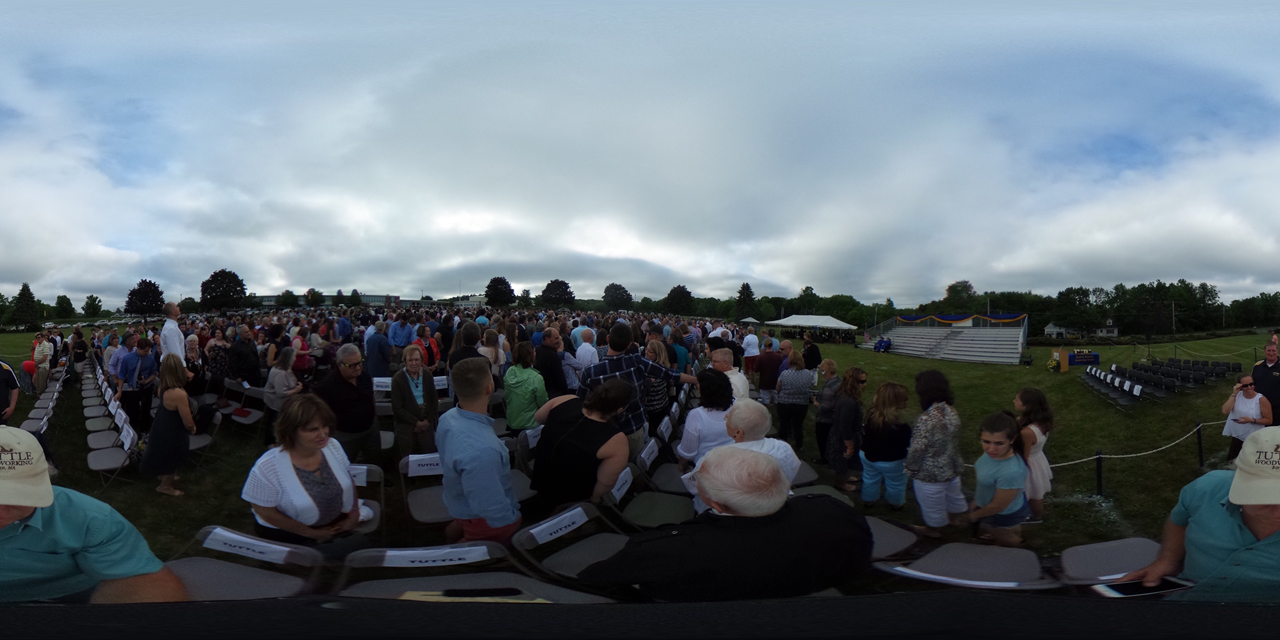
#> input picture dataset/image1.png, 1280 x 640 px
$ python demo.py
#> lines starting #> are read from the running program, lines starting #| are printed output that depends on the picture
#> (reads dataset/std_data.csv from the repository)
# -*- coding: utf-8 -*-

'''
Author: ByronVon
Email: wangy@craiditx.com
Version:
Date: 2020-11-09 10:23:23
LastEditTime: 2020-11-15 22:52:09
'''
import random
import numpy as np
import pandas as pd
from IDT import IDT_VR
import matplotlib.image as img
import matplotlib.pyplot as plt
from matplotlib.patches import Circle

def split_zones(data):
    """输入为一个dataframe，且包含"class_disp"这个状态列，根据注视的状态分区间
    """
    results, init_ix = [], 0

    for i in range(1, data.shape[0]):
        if data["class_disp"][i] == data["class_disp"][i-1]:
            continue
        else:
            # print(init_ix, i, sum(data["class_disp"][init_ix: i]))
            results.append(data.iloc[init_ix:i,:])
            init_ix = i
    return results


def plot_circle(data,picture):

#> called with picture = './dataset/image1.png'
    bg = img.imread(picture) ## bg为一个numpy数组
#> bg is the input picture: shape (640, 1280, 4) float32; mean R, G, B, A 0.385, 0.426, 0.458, 1
    bg = np.flipud(bg) ## 翻转图像
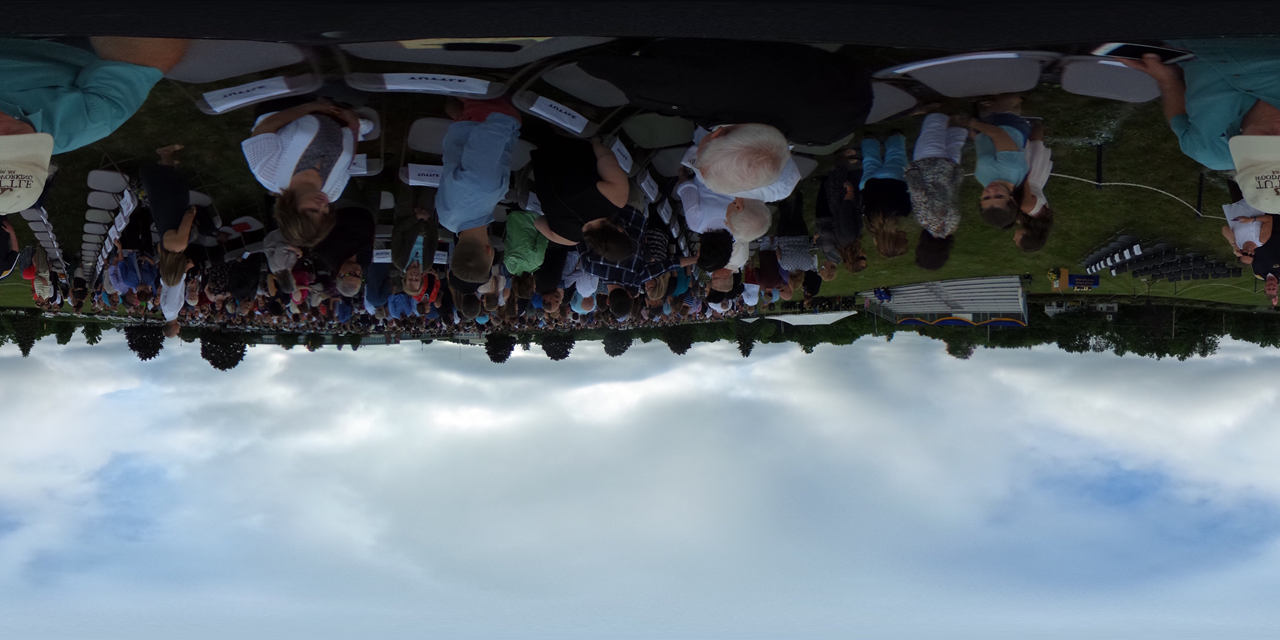
#> bg: shape (640, 1280, 4) float32; mean R, G, B, A 0.383, 0.425, 0.457, 1
    fig = plt.figure()
    axe = fig.gca()
    plt.imshow(bg) ## 将图片铺满背景
    plt.xlim(0, bg.shape[1]) ## 将坐标轴与图片shape同比拉伸
    plt.ylim(0, bg.shape[0])

    centX, centY = [], []
    for d in data:
        if sum(d["class_disp"]) == 0: ## 当处于注视状态时，才画图
            centerX = np.abs(((d.iloc[0]['et_x']+d.iloc[-1]['et_x'])/2*1000))
            centerY = np.abs(((d.iloc[0]['et_y']+d.iloc[-1]['et_y'])/2*1000))
            centX.append(centerX)
            centY.append(centerY)
            plt.plot(centerX, centerY)
            radius = d.shape[0] ## 以持续间隔作为圆的半径
            circle = Circle(xy=(centerX, centerY), radius=random.randint(10,50), alpha=0.5, color='g')
            # if radius > 50:
            #     continue
            axe.add_patch(circle)
    plt.plot(centX, centY)
    plt.show()
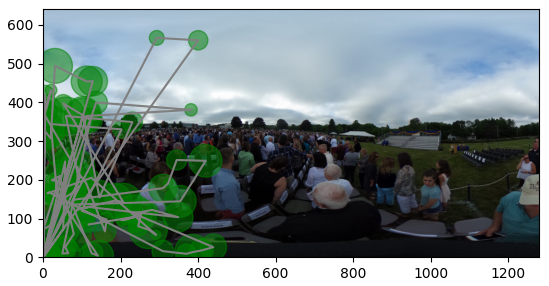
#> figure drawn by matplotlib, 1 panel


def qnum2eule(qx, qy, qz, qw):
    '''
    按照Z-Y-X顺序的顺序将四元数转成欧拉角
    '''
    vector = np.zeros((3,1))
    vector[0] = np.arctan2(2*(qx*qy+qz*qw),1-2*(qy**2+qz**2))
    vector[1] = np.arcsin(2*(qx*qz-qw*qy))
    vector[2] = np.arctan2(2*(qx*qw+qy*qz),1-2*(qz**2+qw**2))
    return vector

def qum2matrix(qx, qy, qz, qw):
    '''四元数转旋转矩阵
    '''
    matrix = np.zeros((3,3))
    matrix[0][0] = 1-2*qy**2-2*qz**2 ## 1-2y^2-2z^2
    matrix[0][1] = 2*(qx*qy-qz*qw) ## 2(xy-zw)
    matrix[0][2] = 2*(qx*qz+qy*qw) ## 2(xz+yw)
    matrix[1][0] = 2*(qx*qy+qz*qw) ## 2(xy+zw)
    matrix[1][1] = 1-2*qx**2-2*qz**2 ## 1-2x^2-2z^2
    matrix[1][2] = 2*(qy*qz-qx*qw) ## 2(yz-xw)
    matrix[2][0] = 2*(qx*qz-qy*qw) ## 2(xz-yw)
    matrix[2][1] = 2*(qy*qz+qx*qw) ## 2(yz+xw)
    matrix[2][2] = 1-2*qx**2-2*qy**2 ## 1-2x^2-2y^2
    return matrix

if __name__ == "__main__":

    # ## 检测 注视/扫视 的状态，将结果保存到 './dataset/std_data.csv' 中
    # data = pd.read_csv('./dataset/std_eye_moving.csv')
    # ## 参数说明
    # ## time_th(窗口间隔): 25000ns,即25ms；
    # ## disp_th(转动角度): 1度,角度
    # ## frec_th(咋样频率): 20,越大那么检测到的注视点越少
    # new_data = IDT_VR(data=data,time_th=25000,disp_th=1,frec_th=20,debug=True)

    # print(sum(new_data['class_disp']))

    # new_data.to_csv('./dataset/std_data.csv.bak')

    ## 分割 注视和扫视 时间窗口
    splits = split_zones(pd.read_csv('./dataset/std_data.csv'))

    ## 使用 注视状态 的点绘图
    plot_circle(splits,'./dataset/image1.png')
